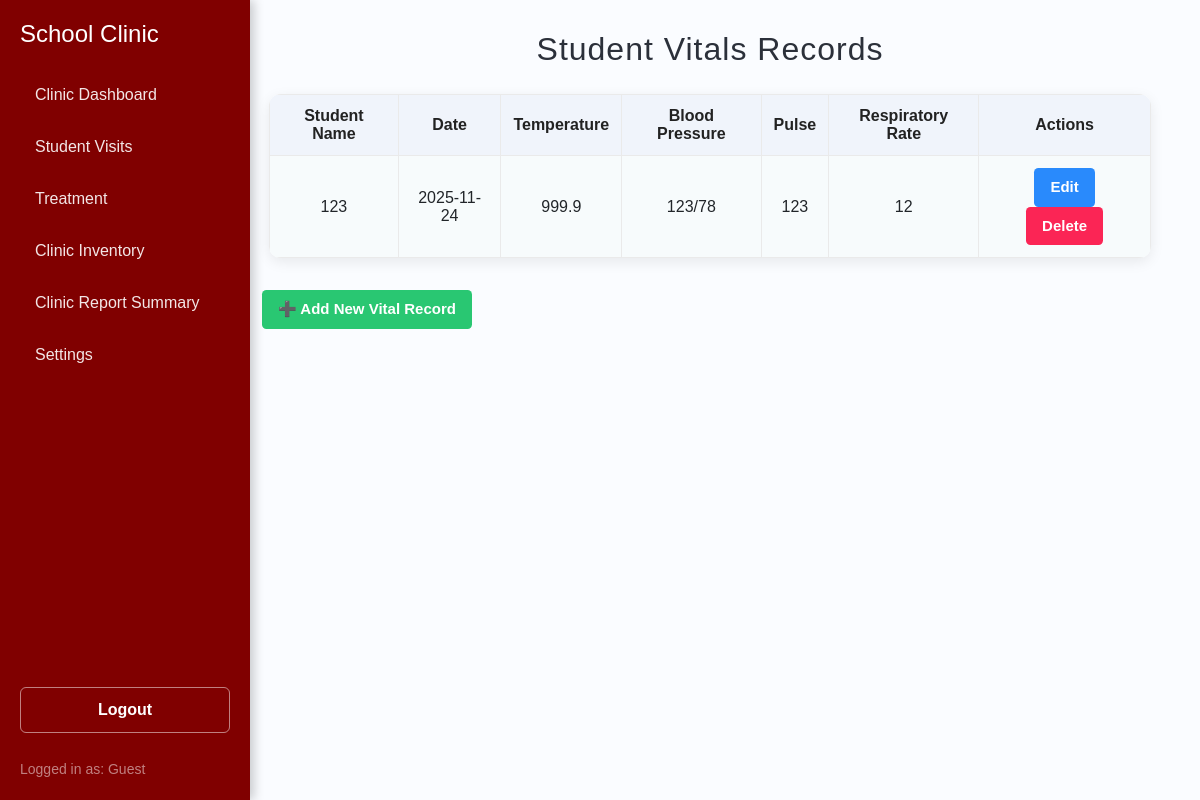
/studentVital/index.php, run on an earlier commit of the app's database.
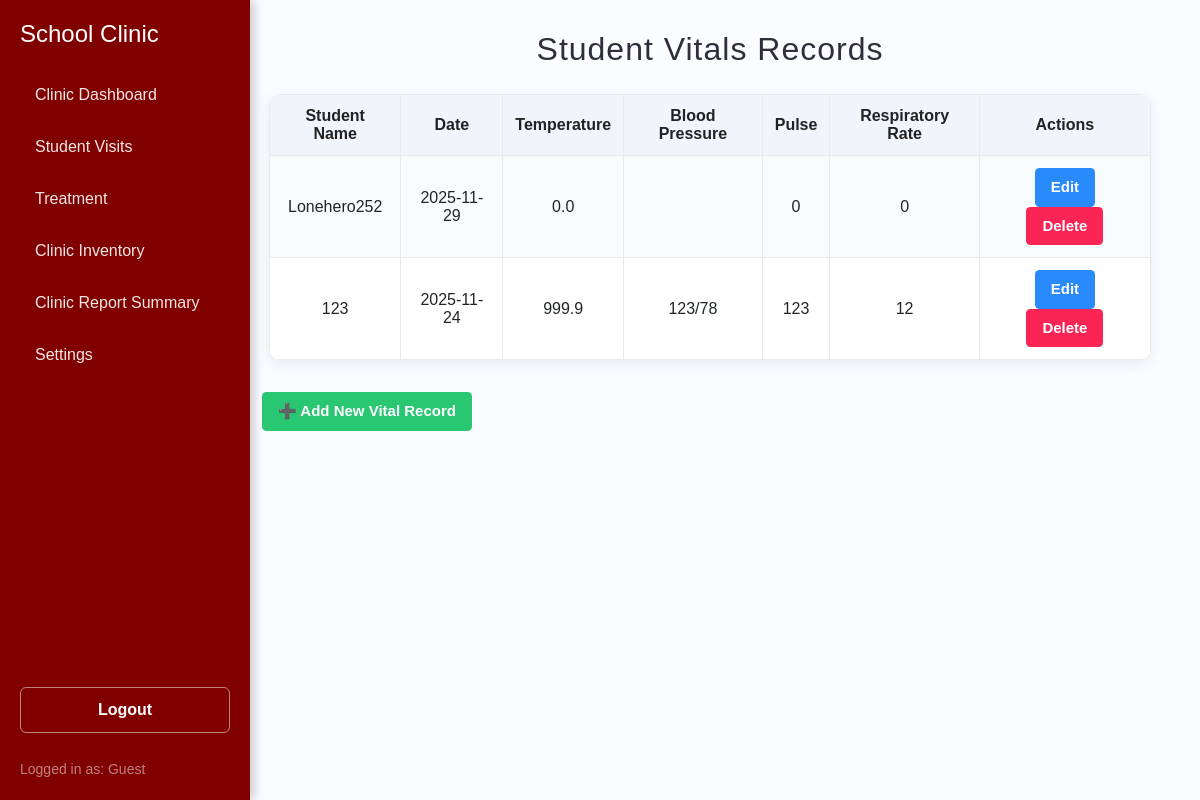
And on a later commit of the database.
### tables this page shows
CREATE TABLE `student_vitals` (
  `vitalID` int(11) NOT NULL,
  `studentID` int(11) NOT NULL,
  `vitalDate` date NOT NULL,
  `temperature` decimal(4,1) DEFAULT NULL,
  `bloodPressure` varchar(20) DEFAULT NULL,
  `pulse` int(11) DEFAULT NULL,
  `respiratoryRate` int(11) DEFAULT NULL
);

CREATE TABLE `studentrecord` (
  `ID` int(11) NOT NULL,
  `name` varchar(32) NOT NULL,
  `idNum` int(11) NOT NULL,
  `department` varchar(30) NOT NULL,
  `complaint` varchar(255) NOT NULL,
  `visitDate` date NOT NULL,
  `gender` enum('Male','Female') NOT NULL,
  `section` varchar(30) NOT NULL
);

### studentVital/oop.php (called while the page is built, shortened)
<?php
class studentVitals {
    private $conn;
    function __construct(){
        try {
            $connection = "mysql:host=" . SERVER . ";dbname=" . DBNAME . ";charset=utf8";
            $this->conn = new PDO($connection, USER, PASS);
            $this->conn->setAttribute(PDO::ATTR_ERRMODE, PDO::ERRMODE_EXCEPTION);
        } catch (PDOException $e) {
            echo "<script>alert('Connection Failed');</script>";
        }
    }
    public function show_data(){
        $show = "SELECT v.*, s.name AS studentName
                     FROM student_vitals v
                     LEFT JOIN studentrecord s ON v.studentID = s.ID
                     ORDER BY v.vitalDate DESC";
        $show= $this->conn->prepare($show);
        $show->execute();
        return $show->fetchAll(PDO::FETCH_ASSOC);
    }
}
?>

### studentVital/index.php (the view, shortened to what this page needs)
<?php
include "oop.php";
$studentVitals = new studentVitals();
$data = $studentVitals->show_data();
$activePage = 'vitals';
include '../sidebar/sidebar.php';
?>
<!DOCTYPE html>
<html lang="en">
<head>
</head>
<body>
<div class="main-content">
    <h2>Student Vitals Records</h2>
    <table>
        <tr>
            <th>Student Name</th>
            <th>Date</th>
            <th>Temperature</th>
            <th>Blood Pressure</th>
            <th>Pulse</th>
            <th>Respiratory Rate</th>
            <th class="table-actions">Actions</th>
        </tr>
        <?php if (count($data) > 0): ?>
            <?php foreach ($data as $row): ?>
                <tr>
                    <td><?= htmlspecialchars($row['studentName']) ?></td>
                    <td><?= htmlspecialchars($row['vitalDate']) ?></td>
                    <td><?= htmlspecialchars($row['temperature']) ?></td>
                    <td><?= htmlspecialchars($row['bloodPressure']) ?></td>
                    <td><?= htmlspecialchars($row['pulse']) ?></td>
                    <td><?= htmlspecialchars($row['respiratoryRate']) ?></td>
                    <td>
                        <a href="update.php?id=<?= $row['vitalID'] ?>" class="btn edit-btn">Edit</a>
                        <a href="delete.php?id=<?= $row['vitalID'] ?>" class="btn delete-btn"
                           onclick="return confirm('Do you want to delete this record?');">Delete</a>
                    </td>
                </tr>
            <?php endforeach; ?>
        <?php else: ?>
            <tr>
                <td colspan="8" style="color:#b53d3d;font-weight:bold;">No vitals data found.</td>
            </tr>
        <?php endif; ?>
    </table>
    <a href="add.php" class="btn add-btn">➕ Add New Vital Record</a>
</div>
</body>
</html>

### sidebar/sidebar.php (shortened to what this page needs)
<link rel="stylesheet" href="../node_modules/bootstrap/dist/css/bootstrap.min.css">
<aside class="sidebar">
    <h4 class="fw-bold text-white mb-4">School Clinic </h4>
    <nav class="nav flex-column">
        <a class="nav-link <?= ($activePage=='dashboard'?'active':'') ?>"
           href="../dashboard_staff/">
            Clinic Dashboard
        </a>
        <a class="nav-link <?= ($activePage=='visits'?'active':'') ?>"
           href="../studentRecords/">
            Student Visits
        </a>
        <a class="nav-link <?= ($activePage=='transaction'?'active':'') ?>"
           href="../transaction/">
            Treatment
        </a>
        <a class="nav-link <?= ($activePage=='inventory'?'active':'') ?>"
           href="../inventory/">
            Clinic Inventory
        </a>
        <a class="nav-link <?= ($activePage=='reports'?'active':'') ?>"
           href="../report_analytics/">
            Clinic Report Summary
        </a>
        <a class="nav-link <?= ($activePage=='settings'?'active':'') ?>"
           href="../dashboard_staff/settings.php">
            Settings
        </a>
    </nav>
    <?php
    $role = $_SESSION['role'] ?? 'Guest';
    ?>
    <a class="logout-link"
    href="../login/logout.php">
        Logout
    </a>
    <div class="text-white-50 small pt-3">
        Logged in as: <?= htmlspecialchars($role); ?>
    </div>
</aside>

### sidebar/sidebar.php (style rules this page uses)
:root { --primary-maroon: #800000; --light-bg: #f8f8f8; }
.sidebar { width: 250px; height: 100vh; background: var(--primary-maroon); color: white; position: fixed; left: 0; top: 0; padding: 20px; display: flex; flex-direction: column; box-shadow: 4px 0 10px rgba(0, 0, 0, 0.2); }
.sidebar .nav-link { color: rgba(255,255,255,0.9); margin-bottom: 8px; padding: 10px 15px; transition: all 0.2s; text-decoration: none; }
.sidebar .logout-link { color: white; background-color: transparent; border: 1px solid rgba(255, 255, 255, 0.5); margin-top: auto; margin-bottom: 10px; padding: 10px 15px; border-radius: 6px; display: flex; justify-content: center; align-items: center; transition: all 0.2s; font-weight: 600; text-decoration: none; }

### studentVital/index.php (style rules this page uses)
body { margin: 0; font-family: Arial, sans-serif; background: #fafcff; }
.main-content { margin-left: 220px; padding: 30px 40px 0 40px; min-height: 100vh; }
h2 { margin-bottom: 26px; color: #2b303a; letter-spacing: 1px; text-align: center; }
table { width: 98%; border-collapse: collapse; margin: 0 auto 18px auto; background: #fff; border-radius: 12px; overflow: hidden; box-shadow: 0 4px 14px rgba(0,0,0,0.08); }
th, td { border: 1px solid #eaeaea; padding: 12px 12px; text-align: center; }
th { background: #f0f4fb; color: #222; font-weight: 600; }
tr:nth-child(even) { background: #f7fbfc; }
.btn { padding: 8px 16px; border-radius: 4.5px; font-size: 15px; text-decoration: none; color: #fff !important; display: inline-block; margin: 0 2px; font-weight: bold; border: none; transition: background 0.15s; }
.add-btn { background-color: #29c772; color: #fff; margin-bottom: 0; margin-right: 10px; margin-top: 14px; }
.edit-btn { background-color: #298afc; }
.delete-btn { background-color: #fb2555; }
.table-actions { white-space: nowrap; min-width: 135px; }

What changed in the data, as far as the page shows it:
added student_vitals: studentID.name "Lonehero252", vitalDate "2025-11-29", temperature "0.0", pulse "0", respiratoryRate "0"
